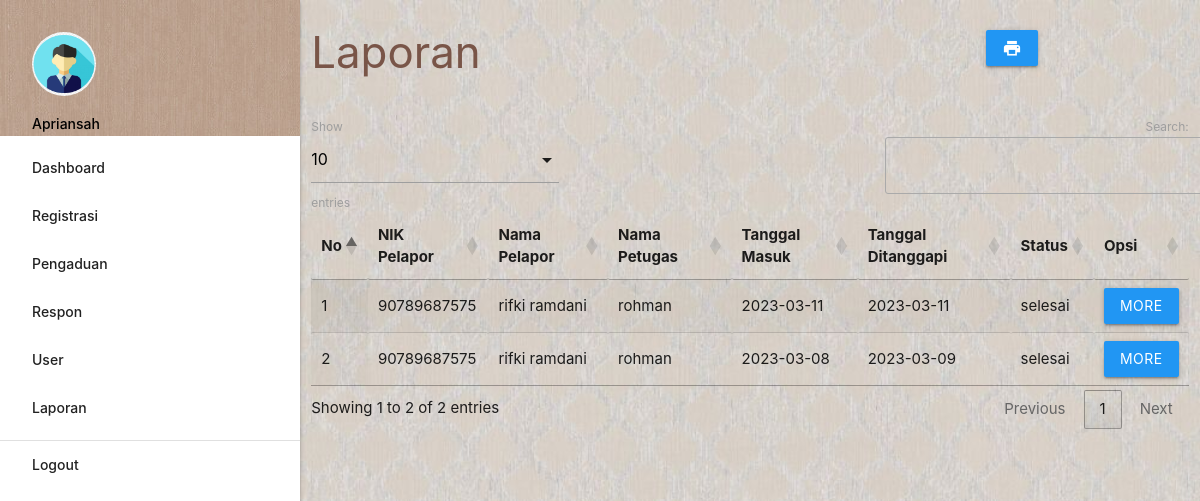
Screenshot of /admin/index.php?p=laporan (signed in) with the database file from the repository.
### tables this page shows
CREATE TABLE `pengaduan` (
  `id_pengaduan` int(11) NOT NULL,
  `tgl_pengaduan` date NOT NULL,
  `nik` char(16) NOT NULL,
  `isi_laporan` text NOT NULL,
  `foto` varchar(255) NOT NULL,
  `status` enum('proses','selesai') NOT NULL
);

CREATE TABLE `masyarakat` (
  `nik` varchar(16) NOT NULL,
  `nama` varchar(35) NOT NULL,
  `username` varchar(25) NOT NULL,
  `password` varchar(255) NOT NULL,
  `telp` varchar(13) NOT NULL
);

CREATE TABLE `petugas` (
  `id_petugas` int(11) NOT NULL,
  `nama_petugas` varchar(35) NOT NULL,
  `username` varchar(25) NOT NULL,
  `password` varchar(32) NOT NULL,
  `telp_petugas` varchar(13) NOT NULL,
  `level` enum('admin','petugas') NOT NULL
);

CREATE TABLE `tanggapan` (
  `id_tanggapan` int(11) NOT NULL,
  `id_pengaduan` int(11) NOT NULL,
  `tgl_tanggapan` date NOT NULL,
  `tanggapan` text NOT NULL,
  `id_petugas` int(11) NOT NULL
);

### admin/laporan.php (the view, shortened to what this page needs)
<div class="row">
          <div class="col s12 m9">
            <h3 class="brown-text">Laporan</h3>
          </div>
          <div class="col s12 m3">
            <div class="section"></div>
            <a class="waves-effect waves-light btn blue" href="cetak.php"><i class="material-icons">print</i></a>
          </div>
        </div>
        <table id="example" class="display responsive-table" style="width:100%">
          <thead>
              <tr>
				<th>No</th>
				<th>NIK Pelapor</th>
				<th>Nama Pelapor</th>
				<th>Nama Petugas</th>
				<th>Tanggal Masuk</th>
				<th>Tanggal Ditanggapi</th>
				<th>Status</th>
				<th>Opsi</th>
              </tr>
          </thead>
          <tbody>
	<?php
		$no=1;
		$query = mysqli_query($koneksi,"SELECT * FROM pengaduan INNER JOIN masyarakat ON pengaduan.nik=masyarakat.nik INNER JOIN tanggapan ON tanggapan.id_pengaduan=pengaduan.id_pengaduan INNER JOIN petugas ON tanggapan.id_petugas=petugas.id_petugas ORDER BY tgl_pengaduan DESC");
		while ($r=mysqli_fetch_assoc($query)) { ?>
		<tr>
			<td><?php echo $no++; ?></td>
			<td><?php echo $r['nik']; ?></td>
			<td><?php echo $r['nama']; ?></td>
			<td><?php echo $r['nama_petugas']; ?></td>
			<td><?php echo $r['tgl_pengaduan']; ?></td>
			<td><?php echo $r['tgl_tanggapan']; ?></td>
			<td><?php echo $r['status']; ?></td>
			<td><a class="btn blue modal-trigger" href="#laporan?id_tanggapan=<?php echo $r['id_tanggapan'] ?>">More</a></td>
		</tr>
            <?php  }
             ?>
          </tbody>
        </table>

### rows the page displays
pengaduan: masyarakat.nik "90789687575", masyarakat.nama "rifki ramdani", petugas.nama_petugas "rohman", tgl_pengaduan "2023-03-11", tanggapan.tgl_tanggapan "2023-03-11", status "selesai"
pengaduan: masyarakat.nik "90789687575", masyarakat.nama "rifki ramdani", petugas.nama_petugas "rohman", tgl_pengaduan "2023-03-08", tanggapan.tgl_tanggapan "2023-03-09", status "selesai"

### other values shown
$_SESSION['data']['nama_petugas'] "Apriansah"
